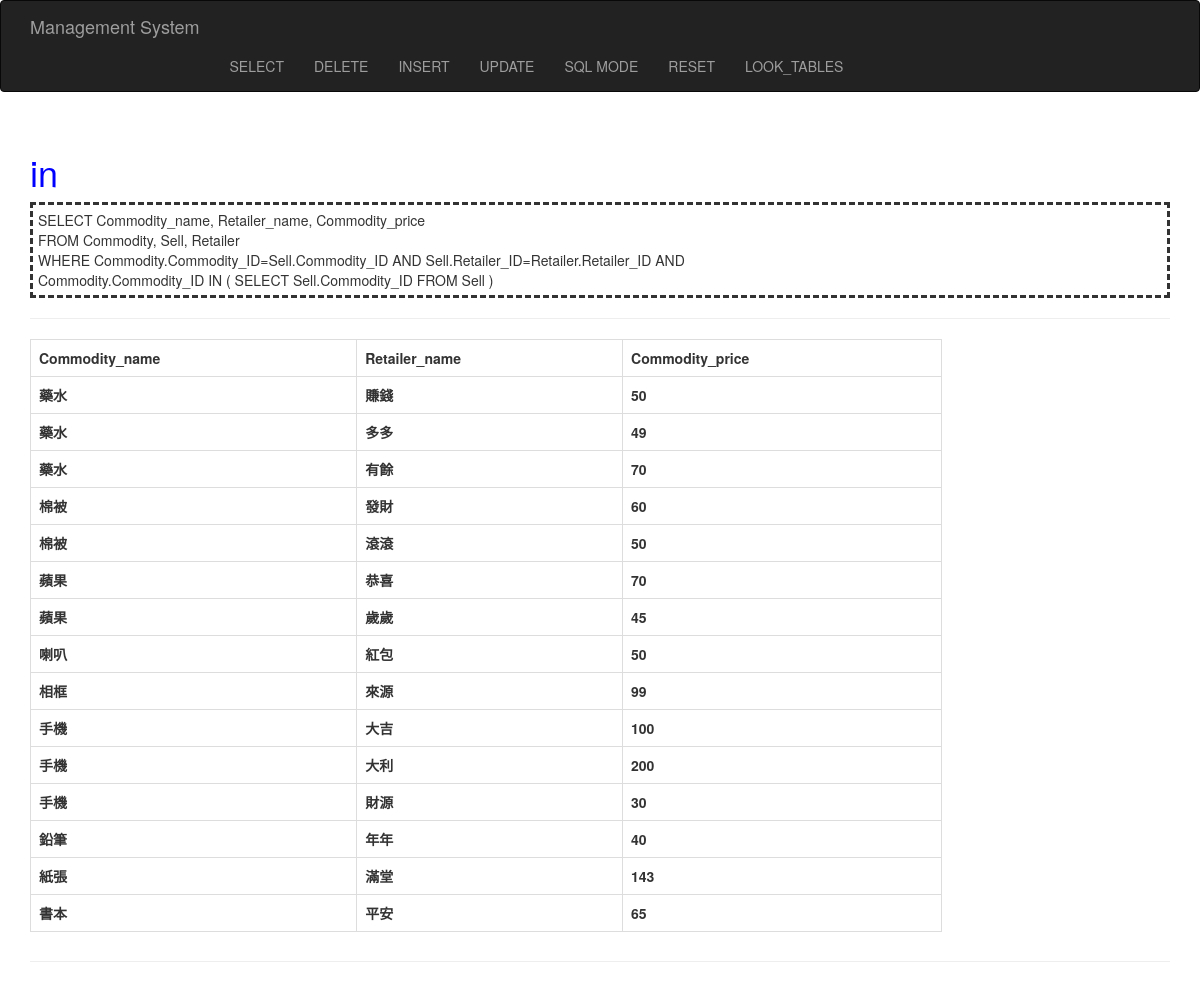
The app's page /select/in with its own data.
### tables this page shows
CREATE TABLE Retailer(
	Retailer_ID INTEGER PRIMARY KEY,
	Retailer_name TEXT NOT NULL,
	Commodity_price INTEGER NOT NULL,
	Market_ID INTEGER NOT NULL,
	FOREIGN KEY (Market_ID) REFERENCES Market (Market_ID)
);

CREATE TABLE Commodity(
	Commodity_ID INTEGER PRIMARY KEY,
	Commodity_name TEXT NOT NULL,
	Commodity_weight INTEGER NOT NULL,
	Manufacturer_ID INTEGER NOT NULL,
	FOREIGN KEY (Manufacturer_ID) REFERENCES Manufacturer (Manufacturer_ID)
);

### dbms/button.py (the view)
@bp.route('/select/<advance>')
def select_btn(advance):
    query_collection = dict()
    query_collection['select'] = ["SELECT *", "FROM Commodity", "WHERE (Commodity_ID%2 == 0)"]
    query_collection['in'] = ["SELECT Commodity_name, Retailer_name, Commodity_price", "FROM Commodity, Sell, Retailer", "WHERE Commodity.Commodity_ID=Sell.Commodity_ID AND Sell.Retailer_ID=Retailer.Retailer_ID AND", "Commodity.Commodity_ID IN ( SELECT Sell.Commodity_ID FROM Sell )"]
    query_collection['not_in'] = ["SELECT Commodity_name", "FROM Commodity", "WHERE Commodity_ID NOT IN ( SELECT Sell.Commodity_ID", "FROM Sell )"]
    query_collection['exists'] = ["SELECT Manufacturer_name, Commodity_ID, amount", "FROM Manufacturer", "WHERE EXISTS ( SELECT * FROM Commodity WHERE Manufacturer.Commodity_ID=Commodity.Commodity_ID)", "ORDER BY Commodity_ID"]
    query_collection['not_exists'] = ["SELECT Commodity_name", "FROM Commodity", "WHERE NOT EXISTS ( SELECT * FROM Manufacturer WHERE Manufacturer.Commodity_ID=Commodity.Commodity_ID )"]
    query_collection['count'] = ["SELECT count(Commodity_weight)", "FROM Commodity", "WHERE (Commodity_ID%2 == 1)"]
    query_collection['sum'] = ["SELECT sum(Commodity_weight)", "FROM Commodity"]
    query_collection['max'] = ["SELECT max(Commodity_weight)", "FROM Commodity"]
    query_collection['min'] = ["SELECT min(Commodity_weight)", "FROM Commodity"]
    query_collection['avg'] = ["SELECT Manufacturer_ID, avg(Commodity_weight)", "FROM Commodity", "GROUP BY Manufacturer_ID", "ORDER BY avg(Commodity_weight)"]
    query_collection['having'] = ["SELECT Manufacturer_ID, avg(Commodity_weight), sum(Commodity_weight)", "FROM Commodity", "GROUP BY Manufacturer_ID", "HAVING COUNT(Manufacturer_ID)>1"]
    db = get_db()
    sql = query_collection[advance]
    content = db.execute(
        " ".join(sql)
    ).fetchall()
    print(content)
    return render_template('select.html', advance=advance, sql=sql, content=content)

### dbms/db.py (called while the page is built)
def get_db():
    if 'db' not in g:
        g.db = sqlite3.connect(
            current_app.config['DATABASE'],
            detect_types=sqlite3.PARSE_DECLTYPES
        )
        g.db.row_factory = sqlite3.Row
    return g.db

### dbms/templates/select.html (shortened to what this page needs)
{% extends "base.html" %}
{% block page_content %}
<div class="page-header">
	<h1><font color="blue">{{ advance }}</font></h1>
	<div class="sqlstyle">
	{% for query_slice in sql %}
		<div>{{ query_slice }}</div>
	{% endfor %}
	</div>
	<hr>
	<table class="table-hover table-bordered table" style="width: 80%;">
		<tr>
			{% if content %}
				{% for key in content[0].keys() %}
					<th>{{ key }}</th>
				{% endfor %}
			{% endif %}
		</tr>
		{% if content %}
			{% for row in content %}
				<tr>
				{% for key in content[0].keys() %}
				<th>{{ row[key] }}</th>
				{% endfor %}
				</tr>
			{% endfor %}
		{% endif %}
	</table>
</div>
{% endblock %}

### dbms/static/my.css (style rules this page uses)
.sqlstyle { border-style : dashed; padding: 5px; }

### records on screen
Retailer: Commodity_name "藥水" "賺錢" "50"
Retailer: Commodity_name "藥水" "多多" "49"
Retailer: Commodity_name "藥水" "有餘" "70"
Retailer: Commodity_name "棉被" "發財" "60"
Retailer: Commodity_name "棉被" "滾滾" "50"
Retailer: Commodity_name "蘋果" "恭喜" "70"
Retailer: Commodity_name "蘋果" "歲歲" "45"
Retailer: Commodity_name "喇叭" "紅包" "50"
Retailer: Commodity_name "相框" "來源" "99"
Retailer: Commodity_name "手機" "大吉" "100"
Retailer: Commodity_name "手機" "大利" "200"
Retailer: Commodity_name "手機" "財源" "30"
Retailer: Commodity_name "鉛筆" "年年" "40"
Retailer: Commodity_name "紙張" "滿堂" "143"
Retailer: Commodity_name "書本" "平安" "65"

### other values on screen
{{ advance }} "in"
{{ query_slice }} "SELECT Commodity_name, Retailer_name, Commodity_price" "FROM Commodity, Sell, Retailer" "WHERE Commodity.Commodity_ID=Sell.Commodity_ID AND Sell.Retailer_ID=Retailer.Retailer_ID AND" "Commodity.Commodity_ID IN ( SELECT Sell.Commodity_ID FROM Sell )"
{{ key }} "Commodity_name" "Retailer_name" "Commodity_price"
